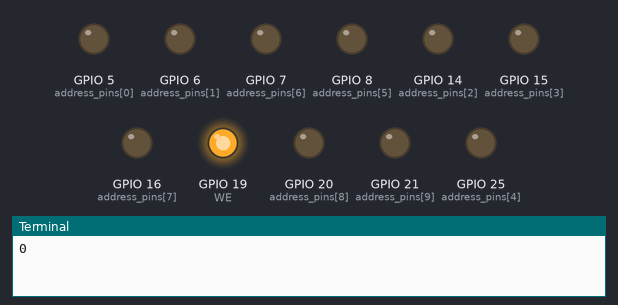
Bench run of a program on a simulated Raspberry Pi (BCM pin numbers). On the bench: output pins drawn as LEDs (lit = HIGH), the last lines printed to the terminal. Pins used as bus, display or sensor lines are not drawn.

Above: at 0.1 s.
At 5.3 s:
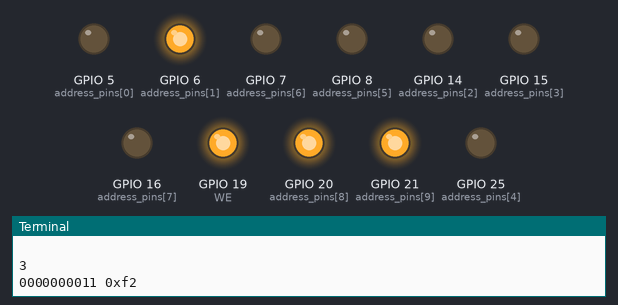
At 10.11 s:
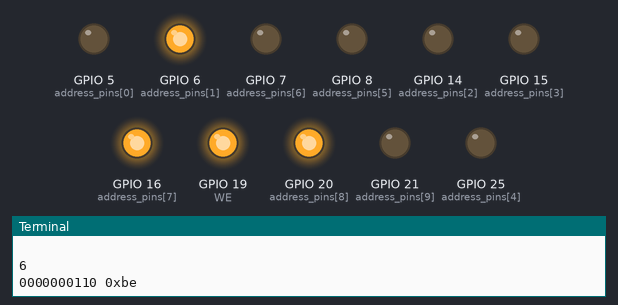
At 19.91 s:
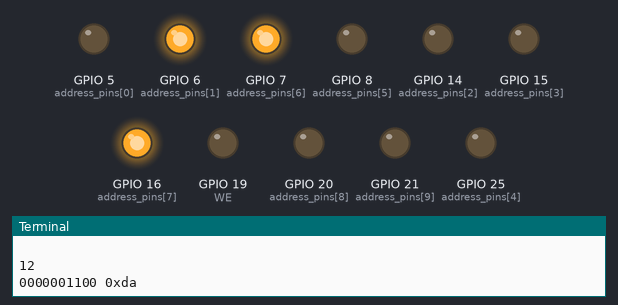
At 29.72 s:
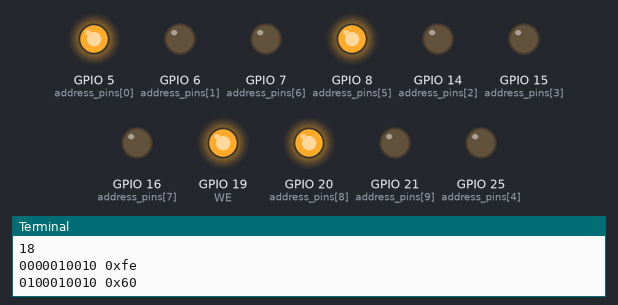
At 39.73 s:
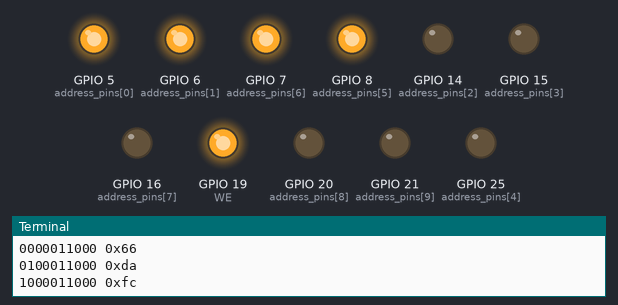
Timing chart, 0 to 40.0 s (numbered marks = the images above):
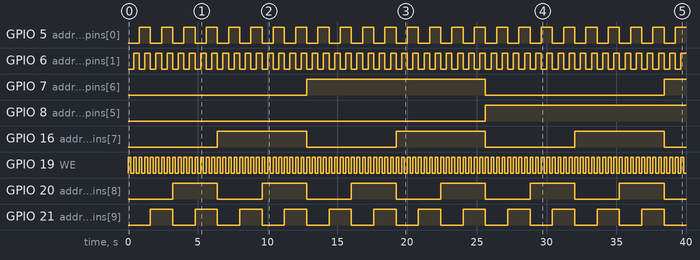

Measured:
- by itself, GPIO 5 (address_pins[0]): alternates HIGH for 0.80 s and LOW for 0.80 s
- by itself, GPIO 6 (address_pins[1]): alternates HIGH for 0.40 s and LOW for 0.40 s
- by itself, GPIO 7 (address_pins[6]): LOW → HIGH at 12.8 s, → LOW 12.8 s later, → HIGH 12.8 s later
- by itself, GPIO 8 (address_pins[5]): LOW → HIGH at 25.6 s
- by itself, GPIO 16 (address_pins[7]): alternates HIGH for 6.4 s and LOW for 6.4 s
- by itself, GPIO 19 (WE): alternates HIGH for 0.20 s and LOW for 0.20 s
- by itself, GPIO 20 (address_pins[8]): alternates HIGH for 3.2 s and LOW for 3.2 s
- by itself, GPIO 21 (address_pins[9]): alternates HIGH for 1.6 s and LOW for 1.6 s

The program:

output_display_programmer.py
```python
#!/usr/bin/python3

import time
import RPi.GPIO as GPIO


#$ sudo python3 output_display_programmer.py

def hex_to_bin(hex_data:str) -> str:
    scale = 16
    bit_length = 4*(len(hex_data) - 2)
    bin_data = bin(int(hex_data, scale))[2:].zfill(bit_length)
    return bin_data


def write(addr:str, data:str) -> None:

    set_address(addr)
    set_data(hex_to_bin(data))
    time.sleep(0.20)

    GPIO.output(WE, GPIO.LOW)
    time.sleep(0.20)
    GPIO.output(WE, GPIO.HIGH)


def set_address(eeprom_address:str) -> None:
    for index, bit in enumerate(eeprom_address):
        GPIO.output(address_pins[index], GPIO.HIGH if bit == "1" else GPIO.LOW)


def set_data(eeprom_data:str) -> None:
    for index, bit in enumerate(eeprom_data):
        GPIO.output(data_pins[index], GPIO.HIGH if bit == "1" else GPIO.LOW)


def write_positive_integers() -> None:

    for num in range(0, 256):
        print(num)
        ones_place = num % 10
        tens_place = (num // 10) % 10
        hunderds_place = (num // 100) % 10

        bin_num = bin(num)[2:].zfill(8)
        data_array = [digit_hex_codes[ones_place], digit_hex_codes[tens_place], digit_hex_codes[hunderds_place], pos]

        for digits_place in range(0, 4):
            digits_place_bits = bin(digits_place)[2:].zfill(2)
            addr = digits_place_bits + bin_num
            data = data_array[digits_place]
            write(addr, data)
            print(addr, data)

        print("\n")

if __name__ == "__main__":

    address_pins = [5, 6, 14, 15, 25, 8, 7, 16, 20, 21]
    data_pins = [17, 27, 22, 10, 9, 11, 13, 26]

    WE = 19 #Write Enable
    OE = 12 #Output Enable

    GPIO.setmode(GPIO.BCM)
    GPIO.setwarnings(False)

    #Setting up address, data, OE & WE pins
    for pi in address_pins:
        GPIO.setup(pi, GPIO.OUT)

    for pi_ in data_pins:
        GPIO.setup(pi_, GPIO.OUT)

    for pins in [WE,OE]:
        GPIO.setup(pins, GPIO.OUT, initial=GPIO.HIGH)

    GPIO.output(OE, GPIO.HIGH)

    #Digit hex codes
    zero = "0xfc"
    one = "0x60"
    two = "0xda"
    three = "0xf2"
    four = "0x66"
    five = "0xb6"
    six = "0xbe"
    seven = "0xe0"
    eight = "0xfe"
    nine = "0xf6"
    pos = "0x00"

    #Digit hex codes array
    digit_hex_codes = [zero, one, two, three, four, five, six, seven, eight, nine, pos]

    write_positive_integers()

    GPIO.cleanup()
```
